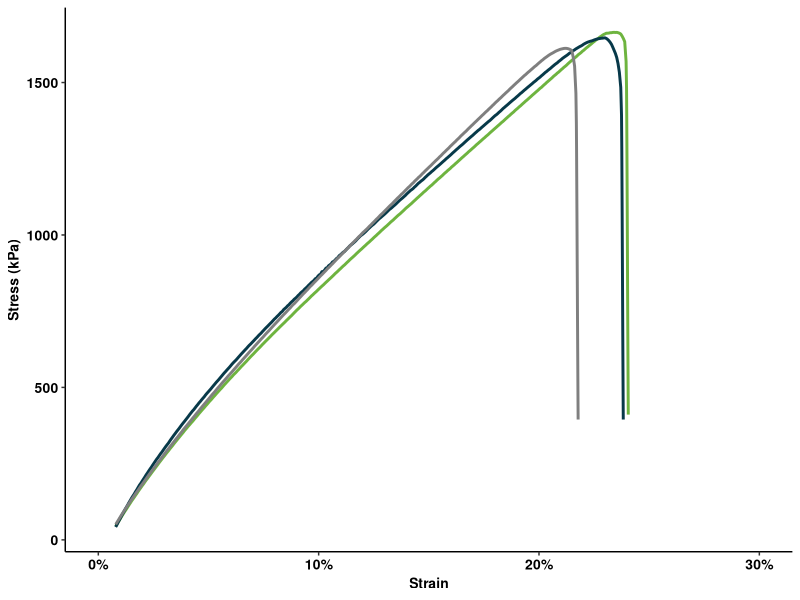
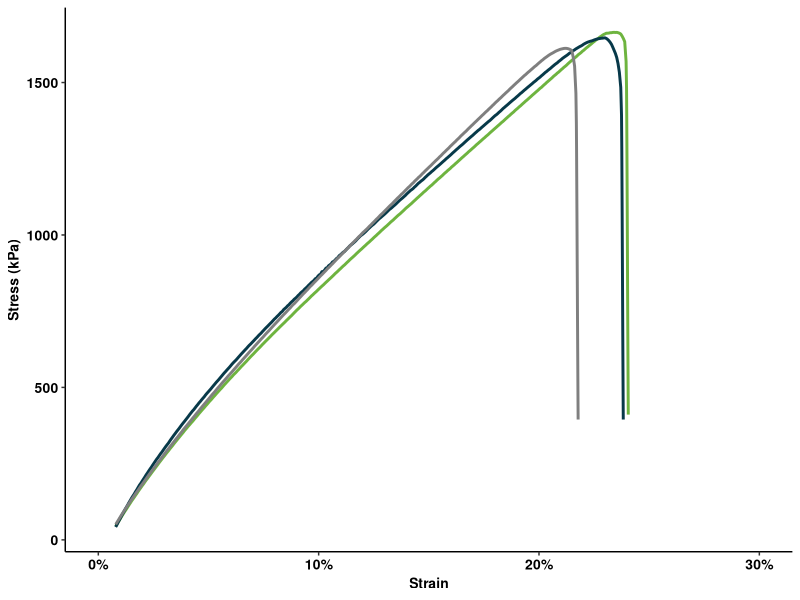

Recreate these plots in R, in order. (Note: this script raises an error after producing the figures.)
library(ggplot2)
library(scales)
library(svglite)
data_1 = read.csv("trial_1.csv")
data_1 = data_1[-(1:650),(1:3)]
colnames(data_1) = c("Time", "Displacement", "Force")
data_1$Time = as.numeric(as.character(data_1$Time))
data_1$Displacement = as.numeric(as.character(data_1$Displacement))
data_1$Force = as.numeric(as.character(data_1$Force))
data_1$Tensile_Strain = data_1$Displacement/14.18
data_1$Tensile_Stress = data_1$Force/(1.07*1.58)
data_1$trial = "1"

data_2 = read.csv("trial_2.csv")
data_2 = data_2[-(1:650),(1:3)]
colnames(data_2) = c("Time", "Displacement", "Force")
data_2$Time = as.numeric(as.character(data_2$Time))
data_2$Displacement = as.numeric(as.character(data_2$Displacement))
data_2$Force = as.numeric(as.character(data_2$Force))
data_2$Tensile_Strain = data_2$Displacement/15.31
data_2$Tensile_Stress = data_2$Force/(1.58*1.05)
data_2$trial = "2"

data_3 = read.csv("trial_3.csv")
data_3 = data_3[-(1:650),(1:3)]
colnames(data_3) = c("Time", "Displacement", "Force")
data_3$Time = as.numeric(as.character(data_3$Time))
data_3$Displacement = as.numeric(as.character(data_3$Displacement))
data_3$Force = as.numeric(as.character(data_3$Force))
data_3$Tensile_Strain = data_3$Displacement/14.22
data_3$Tensile_Stress = data_3$Force/(1.57*0.96)
data_3$trial = "3"

data_4 = read.csv("trial_4.csv")
data_4 = data_4[-(1:650),(1:3)]
colnames(data_4) = c("Time", "Displacement", "Force")
data_4$Time = as.numeric(as.character(data_4$Time))
data_4$Displacement = as.numeric(as.character(data_4$Displacement))
data_4$Force = as.numeric(as.character(data_4$Force))
data_4$Tensile_Strain = data_4$Displacement/13.5
data_4$Tensile_Stress = data_4$Force/(1.53*0.98)
data_4$trial = "4"

subtotal = rbind(data_2, data_3)
total = rbind(subtotal, data_4)



ggplot(total) +
  geom_path(aes(x = Tensile_Strain, y = Tensile_Stress, color = trial), size = 1) +
  scale_color_manual(name = "Trial",
                     limits = c("1", "2", "3"),
                     values = c("#006699", "#6EB43F", "#073949")) +
  labs(x = "Strain", y = "Stress (kPa)") +
  scale_x_continuous(limits = c(0,0.30), n.breaks = 5, labels = scales::percent) +
  theme_classic() +
  #annotate("text", x = 0.225, y = 225, label = "Trial 1", color = "#006699", size = 4, fontface = "bold") +
  #annotate("text", x = 0.2, y = 225, label = "Trial 2", color = "#6EB43F", size = 4, fontface = "bold") +
  #annotate("text", x = 0.25, y = 225, label = "Trial 3", color = "#F8981D", size = 4, fontface = "bold") +
  #annotate("text", x = 0.25, y = 225, label = "Trial 3", color = "#073949", size = 4, fontface = "bold") +
  theme(
    axis.text.x = element_text(size=10, color = "black", face = "bold"),
    axis.text.y = element_text(size=10, color = "black", face = "bold"),
    axis.title = element_text(size=10, color = "black", face = "bold"),
    legend.title = element_text(size=10, color = "black", face = "bold"),
    legend.text = element_text(size=10, color = "black", face = "bold"),
    legend.position = "none")
ggsave("tension.svg", width = 80, height = 80, units = "mm")
levels(processed$Cycle)
